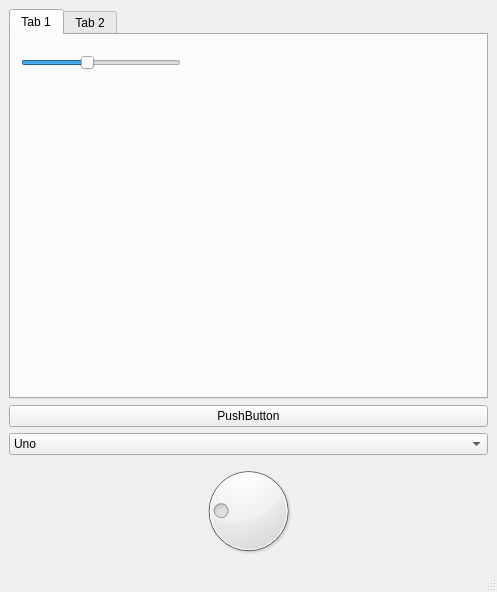
<?xml version="1.0" encoding="UTF-8"?>
<ui version="4.0">
 <class>MainWindow</class>
 <widget class="QMainWindow" name="MainWindow">
  <property name="geometry">
   <rect>
    <x>0</x>
    <y>0</y>
    <width>497</width>
    <height>592</height>
   </rect>
  </property>
  <property name="windowTitle">
   <string>MainWindow</string>
  </property>
  <widget class="QWidget" name="centralwidget">
   <layout class="QVBoxLayout" name="verticalLayout">
    <item>
     <widget class="QTabWidget" name="tabWidget">
      <property name="currentIndex">
       <number>0</number>
      </property>
      <widget class="QWidget" name="tab">
       <attribute name="title">
        <string>Tab 1</string>
       </attribute>
       <widget class="QSlider" name="horizontalSlider">
        <property name="geometry">
         <rect>
          <x>10</x>
          <y>20</y>
          <width>160</width>
          <height>16</height>
         </rect>
        </property>
        <property name="value">
         <number>40</number>
        </property>
        <property name="orientation">
         <enum>Qt::Orientation::Horizontal</enum>
        </property>
       </widget>
      </widget>
      <widget class="QWidget" name="tab_2">
       <attribute name="title">
        <string>Tab 2</string>
       </attribute>
       <widget class="QRadioButton" name="radioButton">
        <property name="geometry">
         <rect>
          <x>70</x>
          <y>20</y>
          <width>98</width>
          <height>24</height>
         </rect>
        </property>
        <property name="text">
         <string>RadioButton</string>
        </property>
       </widget>
       <widget class="QCheckBox" name="checkBox">
        <property name="geometry">
         <rect>
          <x>70</x>
          <y>60</y>
          <width>84</width>
          <height>24</height>
         </rect>
        </property>
        <property name="text">
         <string>CheckBox</string>
        </property>
       </widget>
      </widget>
     </widget>
    </item>
    <item>
     <widget class="QPushButton" name="pushButton">
      <property name="text">
       <string>PushButton</string>
      </property>
     </widget>
    </item>
    <item>
     <widget class="QComboBox" name="comboBox">
      <item>
       <property name="text">
        <string>Uno</string>
       </property>
      </item>
      <item>
       <property name="text">
        <string>Dos</string>
       </property>
      </item>
      <item>
       <property name="text">
        <string>Tres</string>
       </property>
      </item>
      <item>
       <property name="text">
        <string>Cuatro</string>
       </property>
      </item>
      <item>
       <property name="text">
        <string>Cinco</string>
       </property>
      </item>
      <item>
       <property name="text">
        <string>Seis</string>
       </property>
      </item>
     </widget>
    </item>
    <item>
     <widget class="QDial" name="dial">
      <property name="value">
       <number>20</number>
      </property>
     </widget>
    </item>
   </layout>
  </widget>
  <widget class="QMenuBar" name="menubar">
   <property name="geometry">
    <rect>
     <x>0</x>
     <y>0</y>
     <width>497</width>
     <height>33</height>
    </rect>
   </property>
  </widget>
  <widget class="QStatusBar" name="statusbar"/>
 </widget>
 <resources/>
 <connections/>
</ui>
